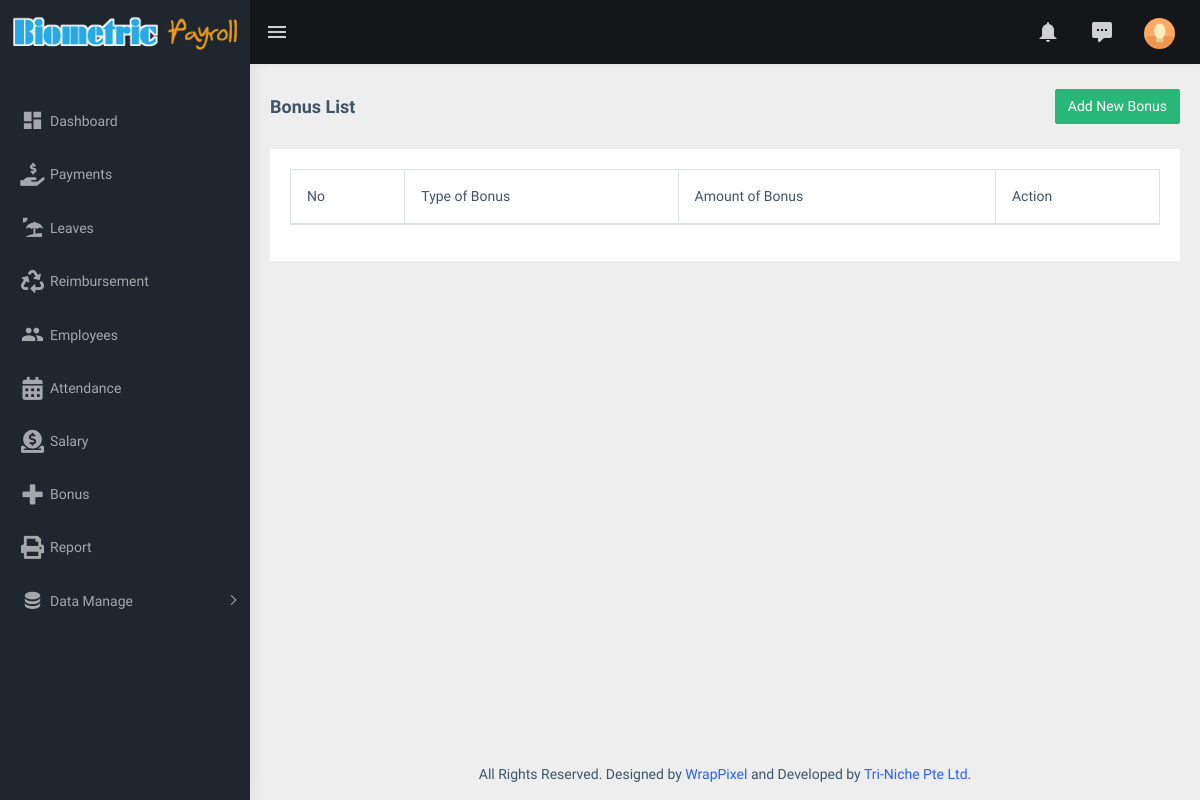
The page /index.php/bonuses on the database as committed earlier.
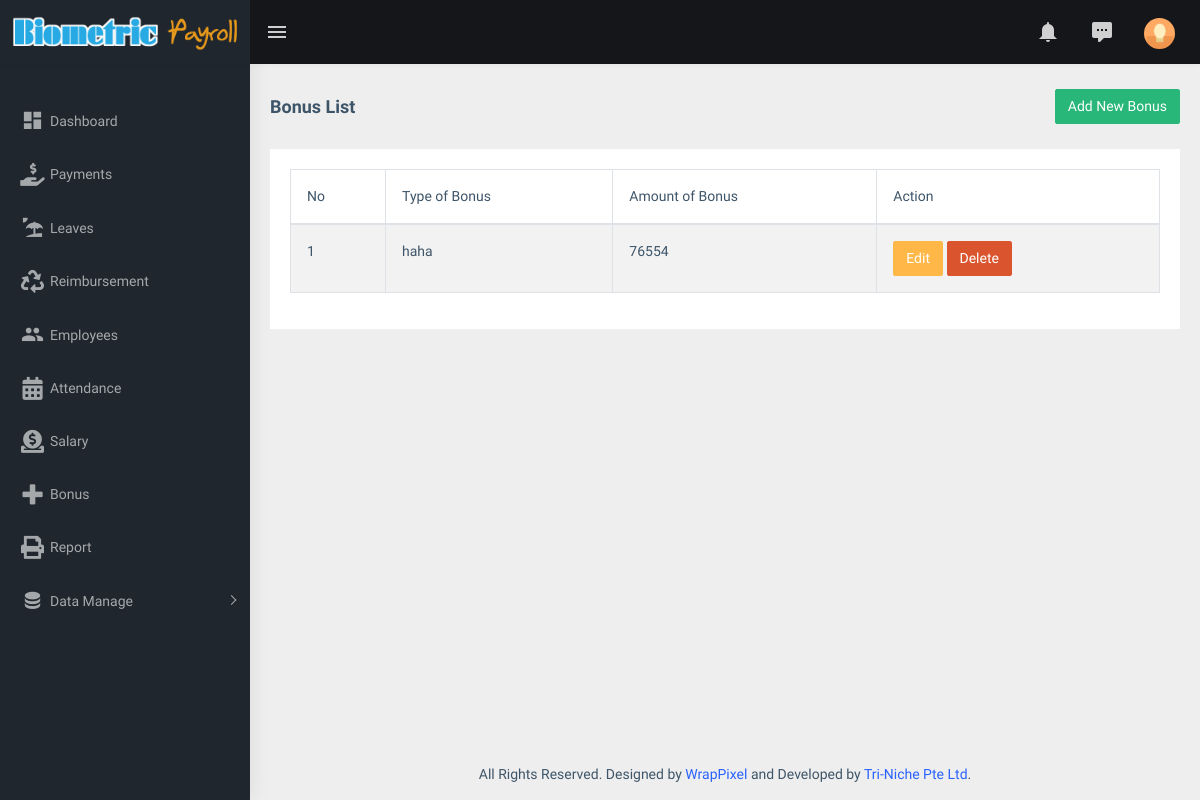
The same page on the database as committed later.
### tables this page shows
CREATE TABLE `bonuses` (
  `bonus_id` int(20) NOT NULL,
  `bonus_type` varchar(100) NOT NULL,
  `bonus_amount` varchar(15) NOT NULL
);

### application/controllers/Bonuses.php (called while the page is built, shortened)
<?php
class Bonuses extends CI_Controller
{
	function __construct()
	{
		$this->load->model('BonusModel');
	}
	public function index()
	{
		$data['values'] = $this->BonusModel->getAllData();
		$data['title'] = "Bonus List";
		$data['footer'] = $this->footer();
		$data['sidebar']= $this->sidebar();
		$data['header']= $this->header();
		$data['content'] = $this->load->view('bonus-list', $data, true);
		$this->load->view('templates/main', $data);
	}
	public function sidebar()
	{
		$data = array();
		return $this->load->view('templates/sidebar', $data, true);
	}
	public function header()
	{
		$data = array();
		return $this->load->view('templates/header', $data, true);
	}
	public function footer()
	{
		$data = array();
		return $this->load->view('templates/footer', $data, true);
	}
}

### index.php (called while the page is built, shortened)
<?php
require_once BASEPATH.'core/CodeIgniter.php';

### application/models/BonusModel.php (called while the page is built, shortened)
<?php
class BonusModel extends CI_Model
{
	public function getAllData()
	{
		$allData = $this->db->get('bonuses');
		return $allData->result();
	}
}

### application/views/bonus-list.php (the view, shortened to what this page needs)
<div class="page-breadcrumb">
    <div class="row">
        <div class="col-12 d-flex no-block align-items-center">
            <h4 class="page-title"><?php echo $title; ?></h4>
            <div class="ml-auto text-right">
                <nav aria-label="breadcrumb">
                    <ol class="breadcrumb">
                       <li class="breadcrumb-item"><button type="button" class="btn btn-success"  data-toggle="modal" data-target="#new_bonus">Add New Bonus</button></li>
                    </ol>
                </nav>
            </div>
        </div>
    </div>
</div>
<div class="container-fluid">
    <div class="row">
        <div class="col-12">
        <div class="card">
            <div class="card-body">
                <div class="table-responsive">
                    <table id="zero_config" class="table table-striped table-bordered">
                        <thead>
                            <tr>
                                <th>No</th>
                                <th>Type of Bonus</th>
								<th>Amount of Bonus</th>
                                <th>Action</th>
                            </tr>
                        </thead>
                        <tbody>
                            <?php $i =1;  foreach ($values as $value) { ?>
                                <tr>
                                    <td><?php echo $i; ?></td>
                                    <td><?php echo $value->bonus_type; ?></td>
									<td><span class="bonus"><?php echo $value->bonus_amount; ?></span></td>
                                    <td><span class="salary">
                                        <button type="button" class="btn btn-warning" data-toggle="modal" data-target="#Modal2" onclick="getValue('<?php echo $value->bonus_id; ?>', '<?php echo $value->bonus_type; ?>', '<?php echo $value->bonus_amount; ?>')">Edit</button></span>
                                        <button type="button" class="btn btn-danger delete" onclick="remover('<?php echo $value->bonus_id; ?>')">Delete</button>
                                    </td>
                                </tr>
                            <?php $i++; } ?>
                        </tbody>
                    </table>
                </div>
            </div>
        </div>
		</div>
 	</div>
</div>

Rows that differ between the two databases and show on the page:
added bonuses: bonus_type "haha", bonus_amount "76554"
